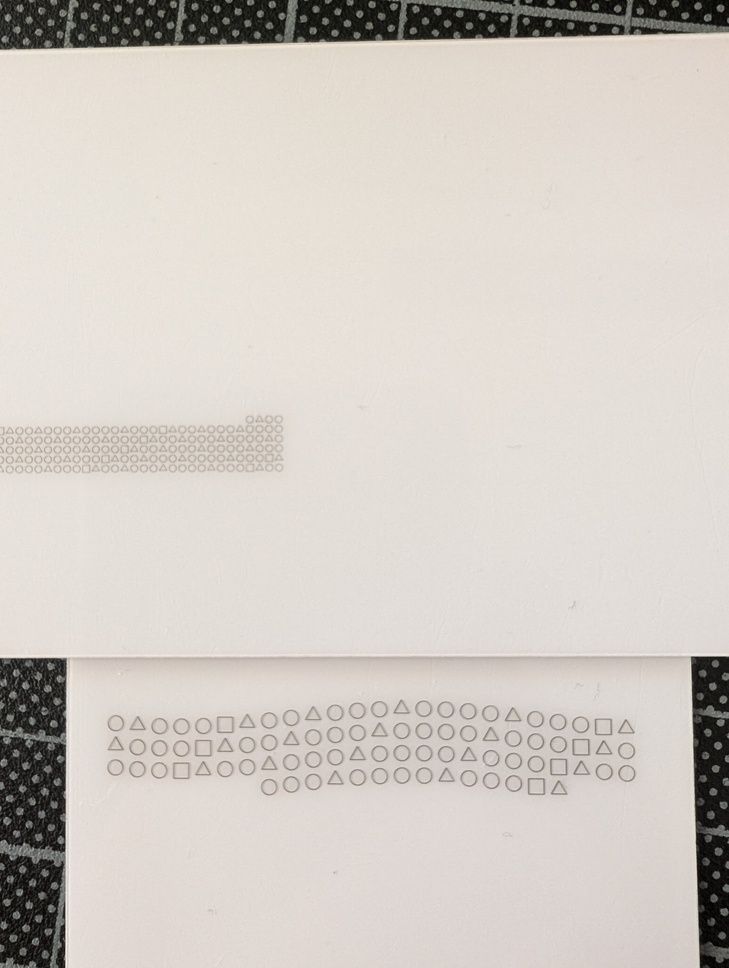
#> input picture _inputs/PXL_20250925_050125594.jpg, 729 x 968 px, shrunk from 3072 x 4080 before the run, found by its file name
$ python threshold_turbo.py
#> lines starting #> are read from the running program, lines starting #| are printed output that depends on the picture; after the words box and inside, x2 and y2 are one past the last pixel; in counts of white or black regions, pixels touching at a corner belong together
# threshold_turbo.py
from pathlib import Path
import cv2 as cv
import numpy as np
from itertools import product

# --------- CFG ----------
CFG = {
    "img_path": "/home/admin2/Downloads/Shape detection/ShapeDetector raw/PXL_20250925_050125594.jpg",
    "save_dir": "/home/admin2/Documents/repos/pwpw/outputs/thresholded_turbo",

    # Twój stały próg (nie ruszamy)
    "threshold": 200,
    "invert": False,

    # Minimalny zestaw wariantów do przeglądu:
    # promień elementu strukturalnego (px): 0 oznacza "pomijam"
    "close_radii": [1, 2],             # domknięcie przerw
    "open_radii": [0, 1],              # lekkie wygładzenie ząbków
    "min_area_list": [40, 80],         # filtr CC (px)
    # tryby wygładzania konturu
    #   none       – brak dodatkowej operacji
    #   grad1/2    – morfologiczny gradient (cienki obrys)
    #   solid      – wypełnianie dziur (pełne kształty)
    "boundary_modes": ["none", "grad1", "grad2", "solid"],

    # ewentualny wstępny median (0 = brak; nie zmienia progu, tylko ucisza sól/pieprz)
    "median_ksize": 0,                 # 0,3,5...
}
# ------------------------

def se(radius):
    if radius <= 0:
        return None
    k = 2 * radius + 1
    return cv.getStructuringElement(cv.MORPH_ELLIPSE, (k, k))

def area_filter(bw, min_area):
    # 0/255 -> 0/1
    num, labels, stats, _ = cv.connectedComponentsWithStats((bw > 0).astype(np.uint8), connectivity=8)
    keep = np.zeros_like(bw, dtype=np.uint8)
    for i in range(1, num):
        if stats[i, cv.CC_STAT_AREA] >= min_area:
            keep[labels == i] = 255
    return keep

def fill_holes(bw):
    # wypełnij „dziury” wewnątrz białych obiektów
    h, w = bw.shape
    mask = np.zeros((h+2, w+2), np.uint8)
    inv = 255 - bw
    flood = inv.copy()
    cv.floodFill(flood, mask, (0, 0), 255)
    holes = 255 - flood
    return cv.bitwise_or(bw, holes)

def morph_gradient(bw, rad):
    if rad <= 0:
        return bw
    k = se(rad)
    dil = cv.dilate(bw, k, iterations=1)
    ero = cv.erode(bw, k, iterations=1)
    grad = cv.subtract(dil, ero)
    # sprowadź do czystej binarki (0/255)
    grad[grad > 0] = 255
    return grad

def main():
    p = Path(CFG["img_path"])
    out_dir = Path(CFG["save_dir"])
    out_dir.mkdir(parents=True, exist_ok=True)

    # 1) wczytanie
    gray = cv.imread(str(p), cv.IMREAD_GRAYSCALE)
#> gray: shape (968, 729); min 0, max 248, mean 204.4
    assert gray is not None, f"Nie mogę wczytać {p}"

    # (opcjonalnie) median
    if CFG["median_ksize"] and CFG["median_ksize"] >= 3:
        k = CFG["median_ksize"] | 1
        gray = cv.medianBlur(gray, k)

    # 2) próg – NA SZTYWNO wg Twoich ustaleń
    T = CFG["threshold"]
    _, bw = cv.threshold(gray, T, 255, cv.THRESH_BINARY)  # prosto
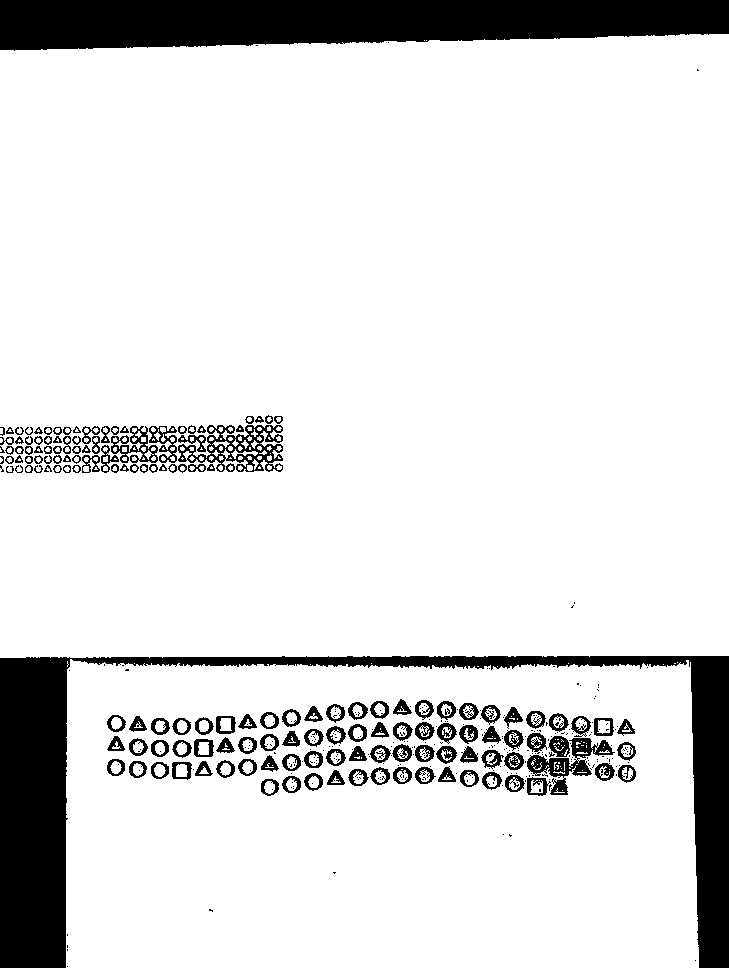
#> bw: shape (968, 729); 87.3% white; 403 black regions (249 under 20 px), largest, box (x1, y1, x2, y2) and area: (0, 656, 729, 968) 36811, (0, 0, 729, 51) 30872, (178, 425, 283, 472) 1956
    if CFG["invert"]:
        bw = cv.bitwise_not(bw)

    # zapis „gołego” binara (referencja)
    cv.imwrite(str(out_dir / f"{p.stem}_T{T}_inv{int(CFG['invert'])}_rawbin.png"), bw)

    # 3) sweep parametrów morfologii
    for cr, or_, ma, mode in product(CFG["close_radii"], CFG["open_radii"], CFG["min_area_list"], CFG["boundary_modes"]):
        img = bw.copy()

        # domknięcie przerw
        if cr > 0:
            img = cv.morphologyEx(img, cv.MORPH_CLOSE, se(cr), iterations=1)

        # odrzut drobnicy
        if ma and ma > 0:
            img = area_filter(img, ma)

        # lekkie wygładzenie ząbków
        if or_ > 0:
            img = cv.morphologyEx(img, cv.MORPH_OPEN, se(or_), iterations=1)

        # tryb wykończenia
        if mode == "none":
            out = img
        elif mode == "solid":
            out = fill_holes(img)
        elif mode == "grad1":
            out = morph_gradient(img, 1)
        elif mode == "grad2":
            out = morph_gradient(img, 2)
        else:
            out = img

        fname = f"{p.stem}_T{T}_inv{int(CFG['invert'])}_cl{cr}_op{or_}_area{ma}_{mode}.png"
        cv.imwrite(str(out_dir / fname), out)
#> this loop made 32 passes
#> num in area_filter on passes 1 to 12: 63, 63, 63, 63, 63, 63, 63, 63, 63, 63, 63, 63
#> pass 1, in main, `img = cv.morphologyEx(img, cv.MORPH_CLOSE, se(cr), iterations=1)`:
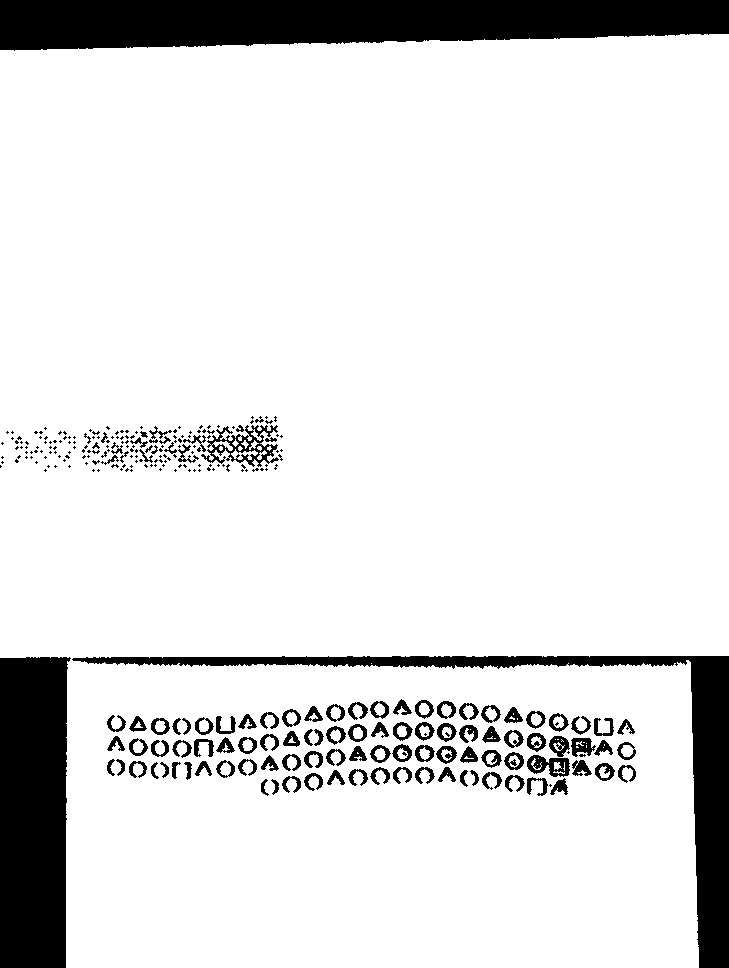
#> img: shape (968, 729); 88% white; 287 black regions (171 under 20 px), largest, box (x1, y1, x2, y2) and area: (0, 0, 729, 51) 30865, (0, 657, 71, 968) 20620, (72, 656, 729, 968) 16059
#> pass 1, in area_filter, `num, labels, stats, _ = cv.connectedComponentsWithStats((bw > 0).astyp..`:
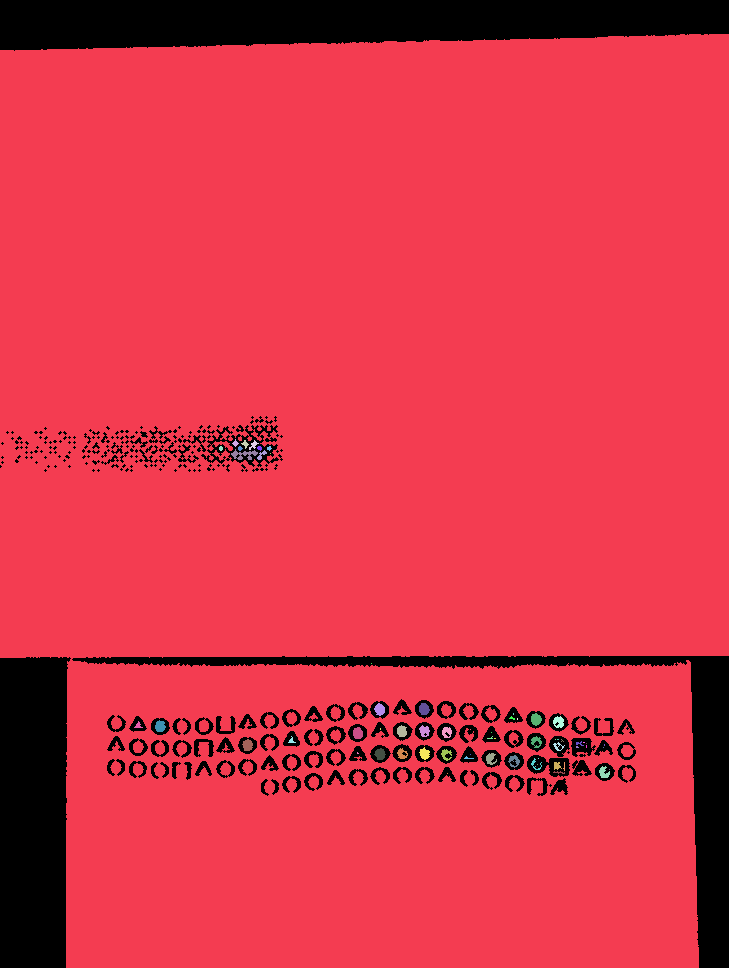
#> labels: shape (968, 729) int32; 63 distinct labels, from 0 to 62; one colour per label, 0 black
#> pass 2, in morph_gradient, `dil = cv.dilate(bw, k, iterations=1)`:
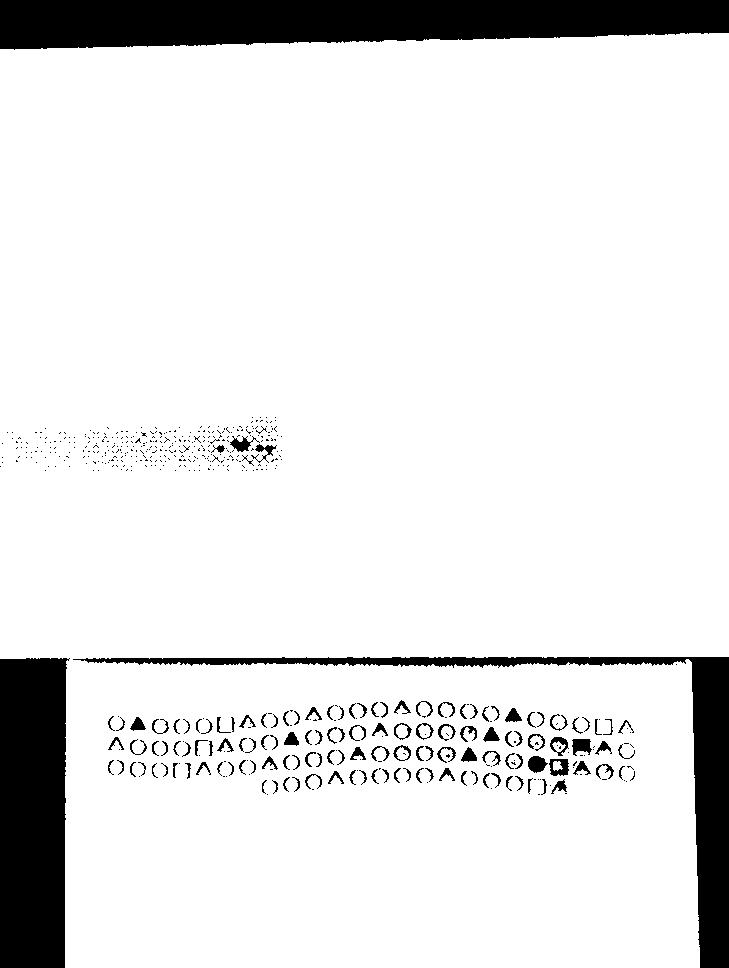
#> dil: shape (968, 729); 89.6% white; 542 black regions (406 under 20 px), largest, box (x1, y1, x2, y2) and area: (0, 0, 729, 50) 30136, (0, 658, 70, 968) 20238, (73, 657, 729, 968) 14455
#> after the loop:
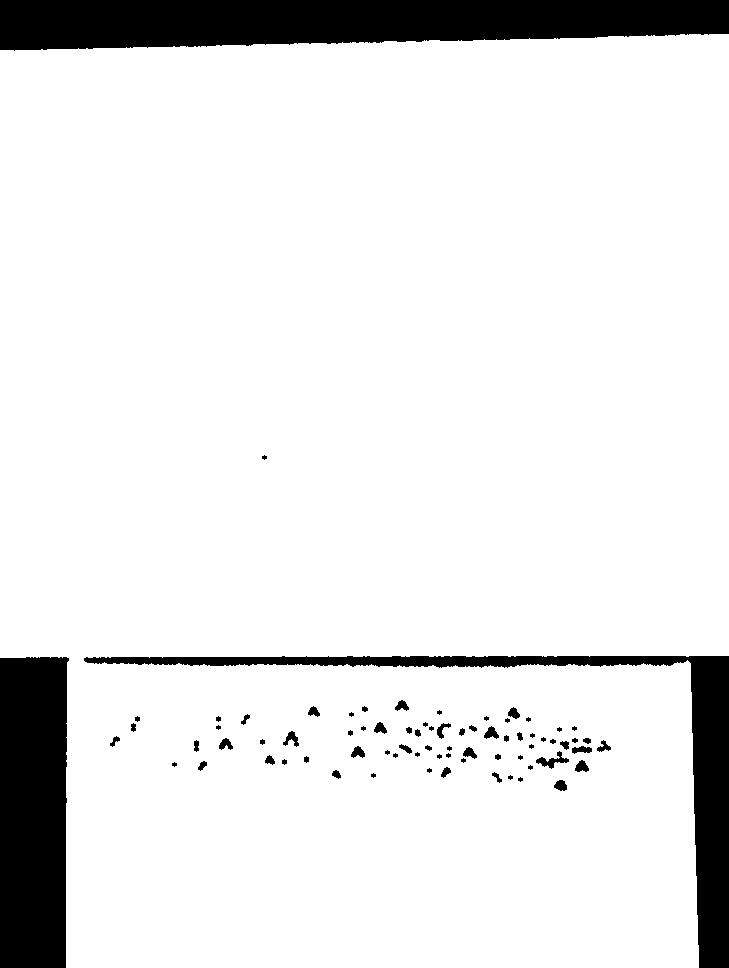
#> img: shape (968, 729); 90% white; 76 black regions (29 under 20 px), largest, box (x1, y1, x2, y2) and area: (0, 0, 729, 51) 30862, (0, 657, 69, 968) 20606, (84, 656, 729, 968) 15912

    print(f"OK. Wyniki w: {out_dir}")

if __name__ == "__main__":
    main()

$ run again, with _inputs/PXL_20250925_061456317.jpg copied over _inputs/PXL_20250925_050125594.jpg
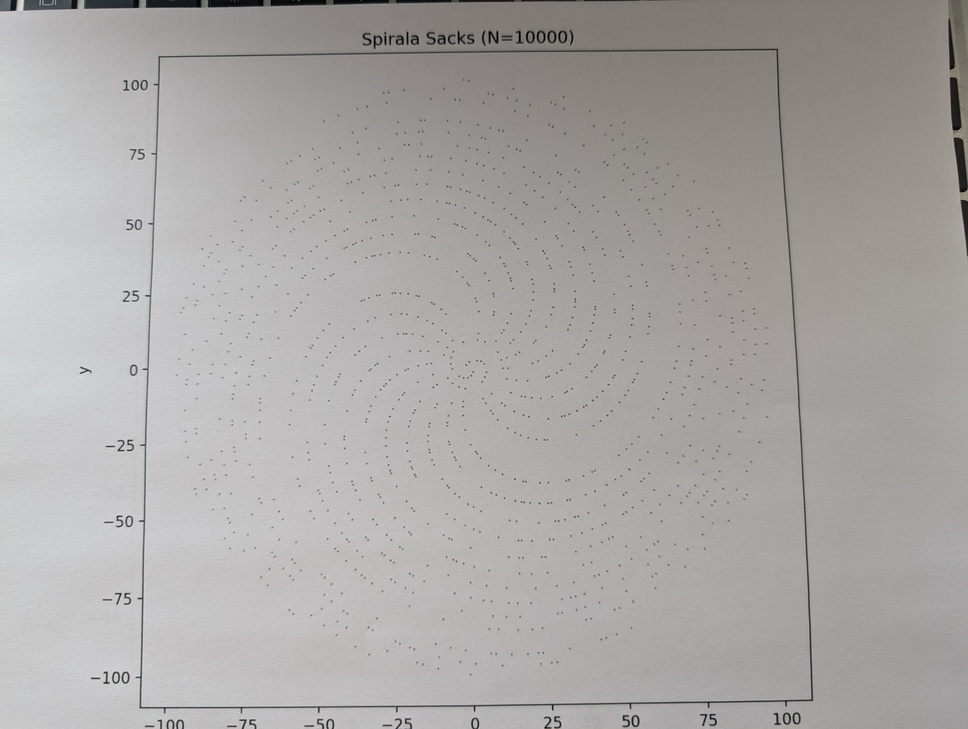
#> input picture _inputs/PXL_20250925_061456317.jpg, 968 x 729 px, shrunk from 4080 x 3072 before the run, found by its file name
#> bw: shape (729, 968); 8.4% white; 1791 white regions (1736 under 20 px), largest, box (x1, y1, x2, y2) and area: (0, 55, 149, 466) 37218, (0, 479, 143, 618) 9901, (7, 638, 140, 697) 2679
#> the loop in main, `for cr, or_, ma, mode in product(CFG["close_radii"], CFG["open_radii"]..` made 32 passes
#> num in area_filter on passes 1 to 8: 1011, 1011, 1011, 1011, 1011, 1011, 1011, 1011
#> pass 1, in area_filter, `num, labels, stats, _ = cv.connectedComponentsWithStats((bw > 0).astyp..`:
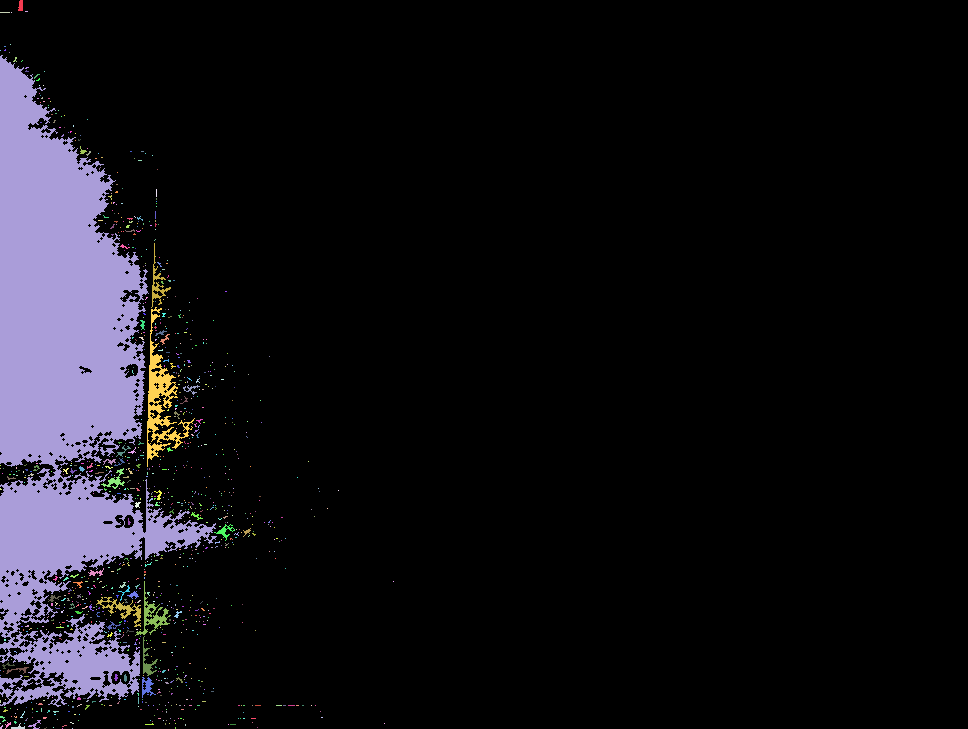
#> labels: shape (729, 968) int32; 1011 distinct labels, from 0 to 1010; one colour per label, 0 black
#> after the loop in main, `for cr, or_, ma, mode in product(CFG["close_radii"], CFG["open_radii"]..`:
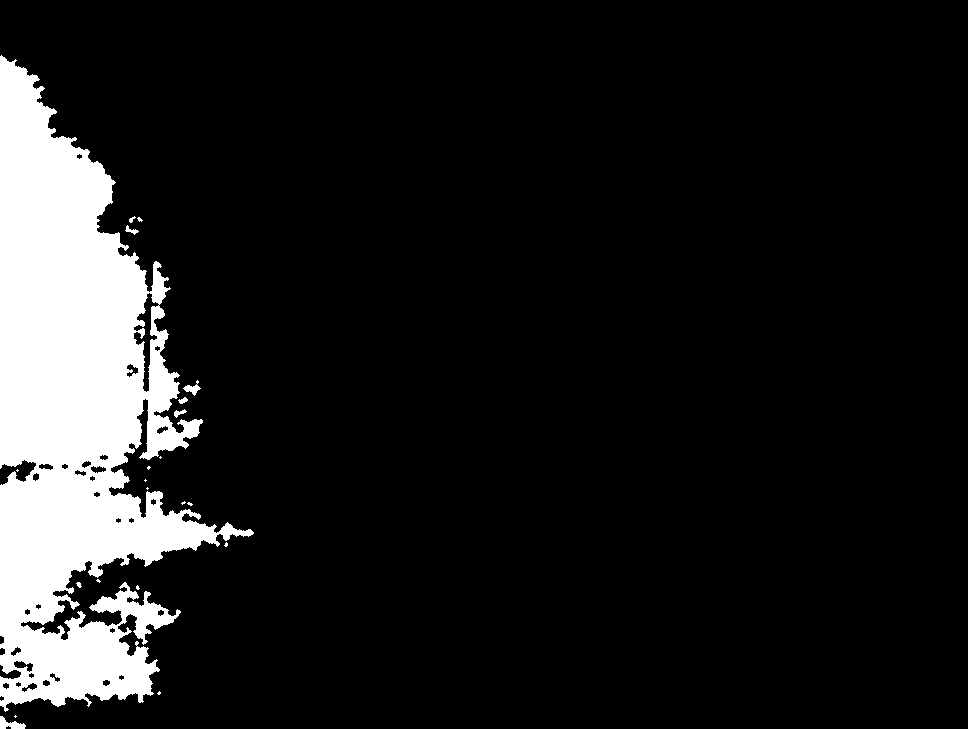
#> img: shape (729, 968); 11.4% white; 21 white regions (13 under 20 px), largest, box (x1, y1, x2, y2) and area: (0, 55, 254, 712) 80176, (0, 716, 26, 729) 182, (183, 380, 201, 396) 114
